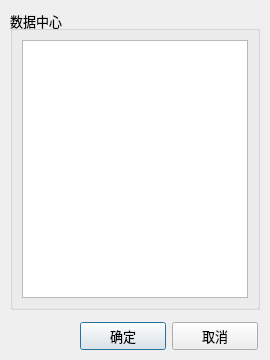
<?xml version="1.0" encoding="UTF-8"?>
<ui version="4.0">
 <class>DataCenterSelectDialog</class>
 <widget class="QDialog" name="DataCenterSelectDialog">
  <property name="windowModality">
   <enum>Qt::ApplicationModal</enum>
  </property>
  <property name="geometry">
   <rect>
    <x>0</x>
    <y>0</y>
    <width>270</width>
    <height>360</height>
   </rect>
  </property>
  <property name="font">
   <font>
    <pointsize>10</pointsize>
   </font>
  </property>
  <property name="windowTitle">
   <string>Dialog</string>
  </property>
  <widget class="QGroupBox" name="verticalGroupBox_2">
   <property name="geometry">
    <rect>
     <x>10</x>
     <y>10</y>
     <width>250</width>
     <height>300</height>
    </rect>
   </property>
   <property name="title">
    <string>数据中心</string>
   </property>
   <layout class="QVBoxLayout" name="verticalLayout_4">
    <item>
     <widget class="DraggableListWidget" name="dataCenterList">
      <property name="contextMenuPolicy">
       <enum>Qt::CustomContextMenu</enum>
      </property>
      <property name="dragEnabled">
       <bool>true</bool>
      </property>
      <property name="dragDropMode">
       <enum>QAbstractItemView::DragDrop</enum>
      </property>
      <property name="defaultDropAction">
       <enum>Qt::MoveAction</enum>
      </property>
      <property name="selectionBehavior">
       <enum>QAbstractItemView::SelectRows</enum>
      </property>
      <property name="spacing">
       <number>2</number>
      </property>
     </widget>
    </item>
   </layout>
  </widget>
  <widget class="QWidget" name="horizontalLayoutWidget_2">
   <property name="geometry">
    <rect>
     <x>80</x>
     <y>320</y>
     <width>178</width>
     <height>33</height>
    </rect>
   </property>
   <layout class="QHBoxLayout" name="horizontalLayout">
    <property name="spacing">
     <number>6</number>
    </property>
    <item>
     <widget class="QPushButton" name="confirmButton">
      <property name="sizePolicy">
       <sizepolicy hsizetype="Minimum" vsizetype="Fixed">
        <horstretch>0</horstretch>
        <verstretch>0</verstretch>
       </sizepolicy>
      </property>
      <property name="text">
       <string>确定</string>
      </property>
     </widget>
    </item>
    <item>
     <widget class="QPushButton" name="cancelButton">
      <property name="text">
       <string>取消</string>
      </property>
     </widget>
    </item>
   </layout>
  </widget>
 </widget>
 <customwidgets>
  <customwidget>
   <class>DraggableListWidget</class>
   <extends>QListWidget</extends>
   <header>widget/plugin/draggablelist_widget.h</header>
  </customwidget>
 </customwidgets>
 <resources/>
 <connections/>
</ui>
